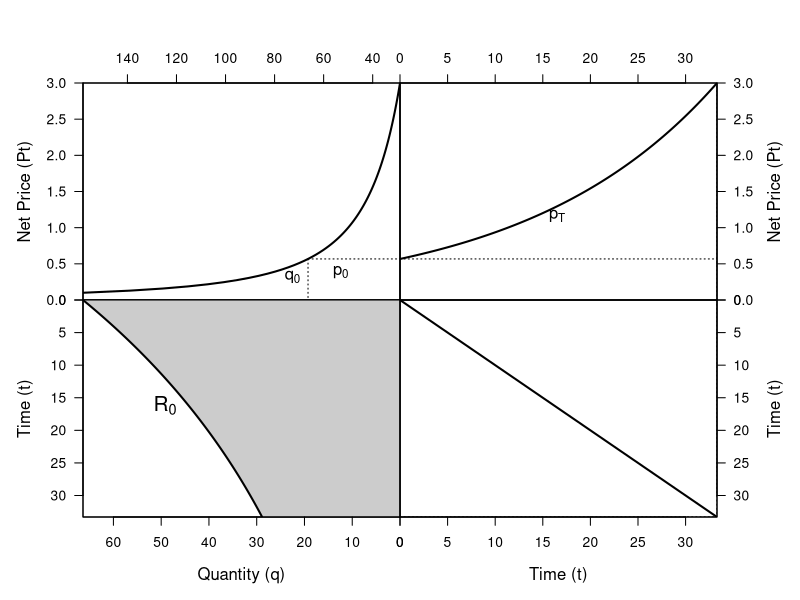

This figure's R source:
# Part 1: Data Generation (Simplified for a single scenario)
# Step A: Define Model Parameters
r_base <- 0.05; R0_base <- 1500
pT <- 3; A <- 50; epsilon <- 0.5

# Step B: Define Core Economic Functions 
d_nonlinear <- function(p) A * p^(-epsilon)
stock_root_finder <- function(Tf, r, R) {
  quantity_as_a_function_of_time <- function(t) {
    price_at_t <- pT * exp(-r * (Tf - t))
    return(ifelse(price_at_t <= 0, Inf, d_nonlinear(price_at_t)))
  }
  total_extraction <- integrate(quantity_as_a_function_of_time, lower = 0, upper = Tf)$value
  return(R - total_extraction)
}

# Step C: Solve for the Baseline Path 
Tf_base <- uniroot(stock_root_finder, c(1, 200), r = r_base, R = R0_base)$root
time_base <- seq(0, Tf_base, length.out = 100); price_base <- pT * exp(-r_base * (Tf_base - time_base))
quantity_base <- d_nonlinear(price_base)


# Part 2: The Final, Single-Scenario Plotting Function
create_final_single_plot <- function(time, price, quantity, R0) {
  
  if (dev.cur() != 1) dev.off()
  layout(matrix(c(1, 2, 3, 4), nrow = 2, byrow = TRUE))
  par(oma = c(0, 0, 0, 0))
  
  # Define key points
  p0 <- price[1]; q0 <- quantity[1]; Tf <- max(time)
  
  # Plot 1: Demand Curve (Top-Left)
  par(mar = c(0, 5, 5, 0))
  p_demand <- seq(0.1, pT, length.out = 100); q_demand <- d_nonlinear(p_demand)
  plot(q_demand, p_demand, type = "l", lwd = 2,
       xaxs = "i", yaxs = "i", xlim = rev(range(q_demand)), ylim = c(0, pT),
       xaxt = "n", yaxt = "n", xlab = "", ylab = "")
  segments(q0, p0, 0, p0, lty = 3, col = "black")
  segments(q0, p0, q0, 0, lty = 3, col = "black")
  axis(side = 2, las = 1); mtext("Net Price (Pt)", side = 2, line = 3)
  axis(side = 3); box()
  
    # p_0: under the line it represents
  text(q0 / 1.25, p0, labels = expression(p[0]), pos = 1, cex = 1.2)
  # q_0: to the left of the line at its halfway point
  text(q0, p0 / 2, labels = expression(q[0]), pos = 2, cex = 1.2)
  
  # Plot 2: Price Path (Top-Right)
  par(mar = c(0, 0, 5, 5))
  plot(time, price, type = "l", lwd = 2, lty = 1, col = "black",
       xaxs = "i", yaxs = "i", xlim = c(0, Tf), ylim = c(0, pT),
       xaxt = "n", yaxt = "n", xlab = "", ylab = "")
  segments(0, p0, Tf, p0, lty = 3, col = "black")
  segments(Tf, 0, Tf, pT, lty = 3, col = "black")
  axis(side = 3); axis(side = 4, las = 1)
  mtext("Net Price (Pt)", side = 4, line = 3); box()
  
  # p_T: under the curve it is changing
  mid_time_index <- 50
  text(time[mid_time_index], price[mid_time_index] * 0.9, labels = expression(p[T]), cex = 1.2)
  
  # Plot 3: Extraction Path (Bottom-Left)
  par(mar = c(5, 5, 0, 0))
  plot(quantity, time, type = "n",
       xaxs = "i", yaxs = "i", xlim = rev(range(c(0, quantity))), ylim = rev(range(time)),
       xaxt = "n", yaxt = "n", xlab = "", ylab = "")
  polygon_x <- c(0, quantity, 0); polygon_y <- c(0, time, Tf)
  polygon(polygon_x, polygon_y, col = "gray80", border = NA)
  lines(quantity, time, lwd = 2, lty = 1, col = "black")
  axis(side = 1); mtext("Quantity (q)", side = 1, line = 3)
  axis(side = 2, las = 1); mtext("Time (t)", side = 2, line = 3); box()
  
  # R_0: to the left of its line
  text(mean(quantity), mean(time), labels = expression(R[0]), pos = 2, cex = 1.5)
  
  # Plot 4: 45-degree Line (Bottom-Right)
  par(mar = c(5, 0, 0, 5))
  plot(time, time, type = "l", lwd = 2, lty = 1, col = "black",
       xaxs = "i", yaxs = "i", xlim = c(0, Tf), ylim = rev(range(time)),
       xaxt = "n", yaxt = "n", xlab = "", ylab = "")
  segments(0, Tf, Tf, Tf, lty = 3, col = "black")
  segments(Tf, 0, Tf, Tf, lty = 3, col = "black")
  axis(side = 1); mtext("Time (t)", side = 1, line = 3)
  axis(side = 4, las = 1); mtext("Time (t)", side = 4, line = 3); box()
}


# Part 3: Image time, let's go
create_final_single_plot(
  time = time_base,
  price = price_base,
  quantity = quantity_base,
  R0 = R0_base
)